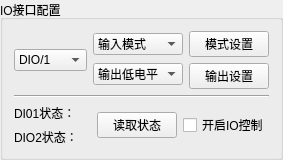
         <widget class="QGroupBox" name="groupBox_9">
          <property name="title">
           <string>IO接口配置</string>
          </property>
          <layout class="QVBoxLayout" name="verticalLayout_16">
           <item>
            <layout class="QHBoxLayout" name="horizontalLayout_55">
             <item>
              <widget class="QComboBox" name="cbxDIONum">
               <item>
                <property name="text">
                 <string>DIO/1</string>
                </property>
               </item>
               <item>
                <property name="text">
                 <string>DIO/2</string>
                </property>
               </item>
              </widget>
             </item>
             <item>
              <layout class="QVBoxLayout" name="verticalLayout_13">
               <item>
                <widget class="QComboBox" name="cbxDIOMode">
                 <item>
                  <property name="text">
                   <string>输入模式</string>
                  </property>
                 </item>
                 <item>
                  <property name="text">
                   <string>输出模式</string>
                  </property>
                 </item>
                </widget>
               </item>
               <item>
                <widget class="QComboBox" name="cbxDIOOut">
                 <item>
                  <property name="text">
                   <string>输出低电平</string>
                  </property>
                 </item>
                 <item>
                  <property name="text">
                   <string>输出高电平</string>
                  </property>
                 </item>
                </widget>
               </item>
              </layout>
             </item>
             <item>
              <layout class="QVBoxLayout" name="verticalLayout_14">
               <item>
                <widget class="QPushButton" name="btnDIOMode">
                 <property name="text">
                  <string>模式设置</string>
                 </property>
                </widget>
               </item>
               <item>
                <widget class="QPushButton" name="btnDIOOut">
                 <property name="text">
                  <string>输出设置</string>
                 </property>
                </widget>
               </item>
              </layout>
             </item>
            </layout>
           </item>
           <item>
            <widget class="Line" name="line">
             <property name="orientation">
              <enum>Qt::Horizontal</enum>
             </property>
            </widget>
           </item>
           <item>
            <layout class="QHBoxLayout" name="horizontalLayout_56" stretch="4,0,0">
             <item>
              <layout class="QVBoxLayout" name="verticalLayout_15">
               <item>
                <layout class="QHBoxLayout" name="horizontalLayout_53" stretch="0,4">
                 <item>
                  <widget class="QLabel" name="label_24">
                   <property name="text">
                    <string>DI01状态：</string>
                   </property>
                  </widget>
                 </item>
                 <item>
                  <widget class="QLabel" name="labDIO0State">
                   <property name="text">
                    <string/>
                   </property>
                  </widget>
                 </item>
                </layout>
               </item>
               <item>
                <layout class="QHBoxLayout" name="horizontalLayout_54" stretch="0,4">
                 <item>
                  <widget class="QLabel" name="label_25">
                   <property name="text">
                    <string>DIO2状态：</string>
                   </property>
                  </widget>
                 </item>
                 <item>
                  <widget class="QLabel" name="labDIO1State">
                   <property name="text">
                    <string/>
                   </property>
                  </widget>
                 </item>
                </layout>
               </item>
              </layout>
             </item>
             <item>
              <widget class="QPushButton" name="btnGetDIOState">
               <property name="text">
                <string>读取状态</string>
               </property>
              </widget>
             </item>
             <item>
              <widget class="QCheckBox" name="cbxIOEnable">
               <property name="text">
                <string>开启IO控制</string>
               </property>
              </widget>
             </item>
            </layout>
           </item>
          </layout>
         </widget>
